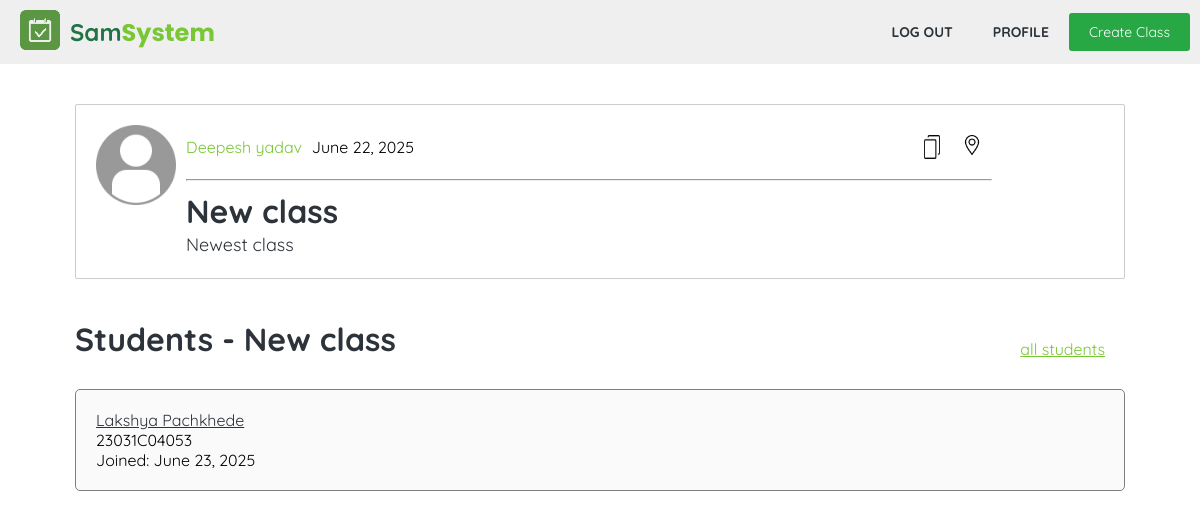
Page /class/class.php?id=11 (signed in) on the committed database.
### tables this page shows
CREATE TABLE `class` (
  `id` int(11) NOT NULL,
  `name` varchar(100) DEFAULT NULL,
  `description` text DEFAULT NULL,
  `teacher_id` int(11) DEFAULT NULL,
  `date_created` datetime DEFAULT current_timestamp(),
  `branch` int(11) DEFAULT NULL,
  `longitude` decimal(10,5) DEFAULT NULL,
  `latitude` decimal(10,5) DEFAULT NULL,
  `open_session_id` int(11) DEFAULT NULL
);

CREATE TABLE `user` (
  `id` int(11) NOT NULL,
  `name` varchar(50) NOT NULL,
  `email` varchar(100) NOT NULL,
  `password` varchar(255) NOT NULL,
  `type` enum('student','teacher','admin') NOT NULL DEFAULT 'student',
  `approved` tinyint(1) NOT NULL DEFAULT 0,
  `date_created` date DEFAULT current_timestamp()
);

CREATE TABLE `attends` (
  `student_id` int(11) NOT NULL,
  `class_id` int(11) NOT NULL,
  `date_joined` datetime DEFAULT current_timestamp()
);

CREATE TABLE `student_profile` (
  `student_id` int(11) NOT NULL,
  `roll_no` varchar(15) NOT NULL,
  `branch` int(11) DEFAULT NULL,
  `bio` varchar(200) DEFAULT NULL
);

### session.php (called while the page is built, shortened)
<?php
function isLoggedInUser($id)
{
	return $_SESSION['user_id'] === $id;
}
?>

### utils.php (called while the page is built, shortened)
<?php
function getRecords($conn, $table, $parameter, $value){
	$stmt = $conn->prepare("SELECT * FROM $table WHERE $parameter = ?");
	$stmt->bind_param('i', $value);
	$stmt->execute();
	$result = $stmt->get_result();
	return $result;
}
function getFormattedDate($str){
	return (new DateTime($str))->format('F j, Y');
}
?>

### class/class.php (the view, shortened to what this page needs)
<?php
require '../db/db_connector.php';
require '../session.php';
require '../utils.php';
$class_id = $_GET['id'];
$stmt = $conn->prepare("SELECT name, description, teacher_id, branch, date_created FROM class WHERE id = ?");
$stmt->bind_param("i", $class_id);
$stmt->execute();
$result = $stmt->get_result();
$class_data = $result->fetch_assoc();
$teacher_id =  $class_data['teacher_id'];
$teacher_name = $conn->query("SELECT name from user WHERE id = $teacher_id")->fetch_assoc()['name'];
?>
<!DOCTYPE html>
<html lang="en">
<head>
	<link rel="stylesheet" href="../css/util.css">
	<link rel="stylesheet" href="../css/style.css">
</head>
<body>
	<?php require '..\components\nav_sm.php'; ?>
	<div class="container mt40">
		<div class="class">
			<div class="class-left">
				<img src="/attendence/img/user.jpg" alt="">
			</div>
			<div class="class-right  mw-80">
				<div class="d-f jc-sb  mb10 ai-c">
					<div class="d-f g-10 class-name-date">
						<a class = "link"href="/attendence/teacher/profile.php?id=<?=$teacher_id?>"><?= $teacher_name ?></a>
						<p> <?php echo (new DateTime($class_data["date_created"]))->format('F j, Y'); ?></p>
					</div>
					<?php if ($_SESSION['type'] == "teacher"):?>
						<div class="d-f">
							<img src="/attendence/img/copy.png"  class="icon" id="shareBtn"
							>
							<a href="select_class_location.php?class_id=<?=$class_id?>"><img src="/attendence/img/location.png"  class="icon"></a>
						</div>
					<?php else: ?>
						<a class="btn" href="/attendence/class/join_class.php?id=<?=$class_id?>">Join</a>
					<?php endif; ?>
				</div>
				<hr class="">
				<h1 class="text-dark mt10"><?= $class_data["name"] ?></h1>
				<p class="text"><?= $class_data["description"] ?></p>
			</div>
		</div>
		<div class="class-data mt40">
			<?php
			if (isLoggedInUser($teacher_id)){
				$result =getRecords($conn, "attends", "class_id", $class_id);
				if ($result->num_rows > 0){
					echo "<div class='d-fcc jc-sb short-col'><h1 class='mb20'>Students - " . $class_data['name'] . "</h1><a class='link td-u mr20' href='class_students.php?id=$class_id'>all students</a></div>";
				} else {
					echo "<h1 class='mb20'>No students in " . $class_data['name'] . "</h1>";
				}
				$count = 0;
				while (($row = $result->fetch_assoc() ) && $count < 5) {
					$count++;
					$user_id = $row['student_id'];
					$user_data = getRecords($conn, "user", "id", $user_id)->fetch_assoc();
					$user_profile_data = getRecords($conn, "student_profile", "student_id", $user_id)->fetch_assoc();
					echo"<div class='user-row'>
					<div class='user-row-left'>
					<a class='user-row-name td-u' href='/attendence/" . $user_data['type']. "/profile.php?id=". $user_data['id'] . "&action=view'>" . $user_data['name'] . "</a>
					<p>". $user_profile_data['roll_no'] ."</p>
					<p class='user-row-date'>Joined: ".  getFormattedDate($row['date_joined']). " </p>
					</div>
					<div class='user-row-right'>
					</div>
					</div>";
				}
			}
			?>
		</div>
	</div>
</body>
</html>

### css/util.css (style rules this page uses)
:root { --color-primary: #217346; --color-primary-light: #7ac735; --color-accent: #ff9900; --color-background: #fafafa; --color-text-dark: #2d333a; --color-highlight: #FFF9C4; --color-info: #00bcfe; --color-info-dark: #0095c7; --color-light-blue: #eaf4ff; --color-green: #28a745; --color-red: #dc3545; --color-green-dark:#218838; --color-red-dark: #c82333; }
.d-fcc { display: flex; justify-content: center; align-items: center; }
a { text-decoration: none; color:var(--color-text-dark) ; }
.mb10 { margin-bottom: 10px !important; }
.mb20 { margin-bottom: 20px !important; }
.mt10 { margin-top: 10px !important; }
.mt40 { margin-top: 40px !important; }
.jc-sb { justify-content: space-between; }
.mr20 { margin-right: 20px !important; }
.td-u { text-decoration: underline !important; }
.mw-80 { max-width: 80%; }
.text-dark { color: var(--color-text-dark); }
.d-f { display: flex; }
.g-10 { gap: 10px; }
.ai-c { align-items: center; }

### css/style.css (style rules this page uses)
* { margin: 0; padding: 0; font-family: "Quicksand", sans-serif; box-sizing: border-box; }
h1 { color: var(--color-text-dark); font-weight: 700; }
.link { color: var(--color-primary-light); text-decoration: none; }
.user-row { display: flex; justify-content: space-between; align-items: center; background: var(--color-background); padding: 20px; border-radius: 5px; border: 1px solid grey; width: 100%; margin: 10px auto; }
.container { max-width: 1050px; margin: auto auto; }
.text-dark { color: var(--color-text-dark); font-weight: 700; }
.class { border: 1px solid #ccc; padding: 20px; border-radius: 2px; display: flex; justify-content: start; align-items: center; gap: 10px; }
.text { font-weight: 400; color: #2d333a; line-height: 1.4em; font-size: 18px; line-height: 27px; text-align: unset; }
.class-left { align-self: stretch; }
.class-left img { width: 80px; }
.class-right { display: flex; flex: 1; flex-direction: column; }
.icon { width: 40px; padding: 10px; }

### rows in the picture
class: teacher.name "Deepesh yadav", date_created "June 22, 2025", name "New class", description "Newest class"
attends: student.name "Lakshya Pachkhede", student_profile.roll_no "23031C04053", date_joined "June 23, 2025"
